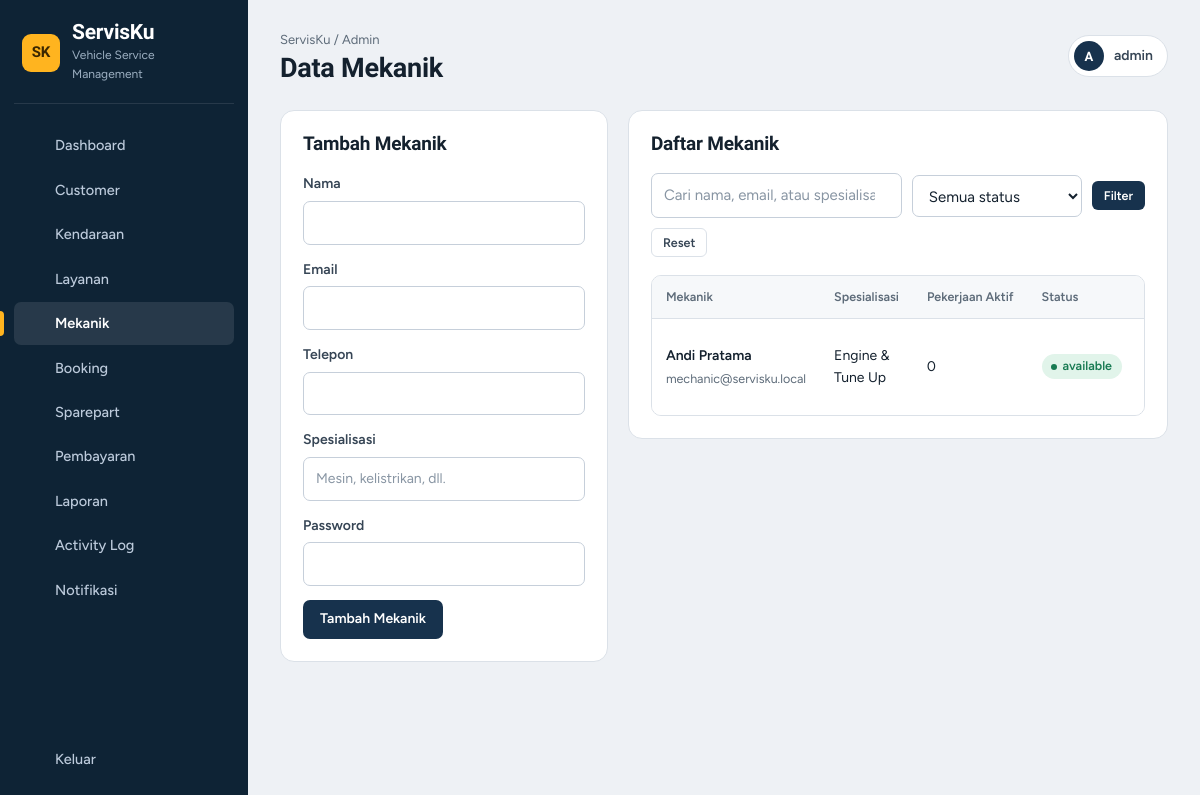
Screenshot of /admin/mechanics.php (signed in) with the database file from the repository.
### tables this page shows
CREATE TABLE mechanics (
    id INT UNSIGNED AUTO_INCREMENT PRIMARY KEY,
    user_id INT UNSIGNED NOT NULL UNIQUE,
    specialization VARCHAR(100) NULL,
    status ENUM('available', 'busy', 'inactive') NOT NULL DEFAULT 'available',
    CONSTRAINT fk_mechanics_user FOREIGN KEY (user_id) REFERENCES users(id)
        ON DELETE CASCADE ON UPDATE CASCADE,
    INDEX idx_mechanics_status (status)
);

CREATE TABLE users (
    id INT UNSIGNED AUTO_INCREMENT PRIMARY KEY,
    name VARCHAR(100) NOT NULL,
    email VARCHAR(100) NOT NULL UNIQUE,
    password VARCHAR(255) NOT NULL,
    google_id VARCHAR(255) NULL UNIQUE,
    phone VARCHAR(20) NULL,
    role ENUM('customer', 'admin', 'mechanic') NOT NULL DEFAULT 'customer',
    created_at TIMESTAMP NOT NULL DEFAULT CURRENT_TIMESTAMP
);

### admin/mechanics.php (the view, shortened to what this page needs)
<?php
require_once '../includes/role.php'; requireRole('admin'); require_once '../config/database.php'; require_once '../includes/csrf.php';
$q=trim($_GET['q']??''); $filterStatus=$_GET['status']??'';
$sql="SELECT m.id,m.specialization,m.status,u.name,u.email,u.phone,COUNT(b.id) jobs FROM mechanics m JOIN users u ON u.id=m.user_id LEFT JOIN bookings b ON b.mechanic_id=m.id AND b.status NOT IN ('waiting_payment','paid','cancelled') WHERE 1=1"; $params=[]; if($q!==''){ $sql.=" AND (u.name LIKE ? OR u.email LIKE ? OR m.specialization LIKE ?)"; $like="%$q%"; $params=[$like,$like,$like]; } if(in_array($filterStatus,['available','busy','inactive'],true)){ $sql.=" AND m.status=?"; $params[]=$filterStatus; } $sql.=" GROUP BY m.id ORDER BY u.name"; $stmt=$pdo->prepare($sql); $stmt->execute($params); $mechanics=$stmt->fetchAll();
$pageTitle='Data Mekanik'; require '../includes/admin_header.php';
?>
<div class="two-column"><section class="panel"><div class="panel-heading"><h2>Tambah Mekanik</h2></div><form method="post" class="compact-form"><input type="hidden" name="csrf_token" value="<?=htmlspecialchars(csrf_token())?>"><input type="hidden" name="action" value="add"><label>Nama<input name="name" required></label><label>Email<input type="email" name="email" required></label><label>Telepon<input name="phone"></label><label>Spesialisasi<input name="specialization" placeholder="Mesin, kelistrikan, dll."></label><label>Password<input type="password" name="password" minlength="6" required></label><button type="submit">Tambah Mekanik</button></form></section>
<section class="panel"><div class="panel-heading"><h2>Daftar Mekanik</h2></div><form method="get" class="admin-filter-form"><input type="search" name="q" value="<?= htmlspecialchars($q) ?>" placeholder="Cari nama, email, atau spesialisasi..."><select name="status"><option value="">Semua status</option></select><button class="small" type="submit">Filter</button><a class="button small secondary" href="mechanics.php">Reset</a></form><div class="table-wrap"><table class="data-table"><thead><tr><th>Mekanik</th><th>Spesialisasi</th><th>Pekerjaan Aktif</th><th>Status</th><th></th></tr></thead><tbody><?php foreach($mechanics as $m): ?><tr><td><strong><?= htmlspecialchars($m['name']) ?></strong><small><?= htmlspecialchars($m['email']) ?></small></td><td><?= htmlspecialchars($m['specialization']??'-') ?></td><td><?= $m['jobs'] ?></td><td><span class="badge badge-<?= $m['status'] ?>"><?= $m['status'] ?></span></td><td></td></tr><?php endforeach; ?></tbody></table></div></section></div>
<?php require '../includes/admin_footer.php'; ?>

### assets/css/style.css (style rules this page uses)
:root { --ink:#14212e;--ink-2:#364555;--muted:#5d6b79;--line:#dbe1e8;--line-2:#e9edf2; --bg:#eef1f5;--card:#fff;--wash:#f6f8fa; --navy:#17324d;--navy-2:#0e2335;--navy-3:#245079; --signal:#ffb41f;--signal-deep:#d98f00;--signal-ink:#3b2700;--signal-soft:#fff3d6; --success:#177a52;--success-soft:#e1f4ea; --danger:#c2362b;--danger-soft:#fde8e5; --info:#235fa5;--info-soft:#e2eefb; --teal:#0d6b66;--teal-soft:#d9f1ef; --indigo:#3b4aa8;--indigo-soft:#e6e9fb; --orange:#a8430a;--orange-soft:#fde3d3; --amber:#8a5a00;--amber-soft:#fff0cc; --grey-soft:#e8ecf1; --r-lg:14px;--r-md:10px;--r-sm:7px; --font-body:'Figtree',ui-sans-serif,system-ui,-apple-system,'Segoe UI',sans-serif; --font-display:'Bricolage Grotesque','Figtree',ui-sans-serif,system-ui,sans-serif; --sidebar-w:248px; --shadow-pop:0 18px 40px -18px rgba(14,35,53,.35); }
* { box-sizing:border-box }
html { scroll-behavior:smooth;-webkit-text-size-adjust:100% }
body { margin:0;font-family:var(--font-body);font-size:15px;background:var(--bg);color:var(--ink);line-height:1.55;-webkit-font-smoothing:antialiased }
h1,h2,h3,h4 { font-family:var(--font-display);line-height:1.15;letter-spacing:-.01em;margin:0 }
a { color:var(--navy-3);text-decoration:none }
small { font-size:12.5px }
button,.button { display:inline-flex;align-items:center;justify-content:center;gap:8px;border:1px solid transparent;border-radius:var(--r-sm);padding:10px 16px;background:var(--navy);color:#fff;font:600 14px/1.2 var(--font-body);cursor:pointer;text-decoration:none;transition:background .15s,border-color .15s,color .15s }
button.secondary,.button.secondary { background:#fff;color:var(--ink-2);border-color:var(--line) }
.small { padding:6px 11px;font-size:12.5px;border-radius:6px }
input,select,textarea { width:100%;padding:10px 12px;border:1px solid #c6cfda;border-radius:var(--r-sm);background:#fff;color:var(--ink);font:inherit;transition:border-color .15s,box-shadow .15s }
input::placeholder,textarea::placeholder { color:#8895a3 }
label { display:block;font-weight:600;font-size:14px;color:var(--ink-2);margin-bottom:16px }
label input,label select,label textarea { margin-top:6px;font-weight:400;color:var(--ink) }
.compact-form { display:grid;gap:14px }
.compact-form label,.compact-form .payment-method-box { margin:0 }
.compact-form button[type=submit] { justify-self:start }
.admin-filter-form,.report-filter-form { display:flex;flex-wrap:wrap;gap:10px;align-items:center;margin-bottom:18px }
.admin-filter-form input[type=search],.admin-filter-form input[type=text] { flex:1 1 240px;width:auto }
.admin-filter-form select,.admin-filter-form input[type=date] { width:auto;flex:0 1 170px }
.panel { background:var(--card);border:1px solid var(--line);border-radius:var(--r-lg);padding:22px;margin-bottom:20px;min-width:0 }
.panel-heading { display:flex;align-items:flex-start;justify-content:space-between;gap:14px;margin-bottom:18px }
.panel-heading h2 { font-size:19px;font-weight:700 }
.two-column { display:grid;grid-template-columns:minmax(280px,.85fr) minmax(0,1.4fr);gap:20px;align-items:start }
.two-column>.panel { margin-bottom:0 }
.table-wrap { overflow-x:auto;border:1px solid var(--line);border-radius:var(--r-md);background:#fff }
.data-table { width:100%;border-collapse:collapse;font-size:14px;font-variant-numeric:tabular-nums }
.data-table th { background:var(--wash);color:var(--muted);font-size:12.5px;font-weight:600;text-align:left;padding:11px 14px;border-bottom:1px solid var(--line);white-space:nowrap }
.data-table td { padding:13px 14px;border-bottom:1px solid var(--line-2);vertical-align:middle }
.data-table tr:last-child td { border-bottom:0 }
.data-table td small { display:block;color:var(--muted);font-size:12.5px;margin-top:2px;max-width:34ch }
.data-table td strong { font-weight:600 }
.data-table { min-width:620px }
.badge { display:inline-flex;align-items:center;gap:6px;padding:3px 10px 3px 9px;border-radius:99px;font-size:12.5px;font-weight:600;line-height:1.5;white-space:nowrap;background:var(--grey-soft);color:var(--ink-2) }
.badge::before { content:"";width:6px;height:6px;border-radius:50%;background:currentColor;flex:none }
.badge-paid,.badge-completed,.badge-active,.badge-available { background:var(--success-soft);color:var(--success) }

### rows the page displays
mechanics: user.name "Andi Pratama", user.email "mechanic@servisku.local", specialization "Engine & Tune Up", jobs "0", status "available"

### other values shown
$cfg['subtitle'] "Vehicle Service Management"
$label "Dashboard"
$label "Customer"
$label "Kendaraan"
$label "Layanan"
$label "Mekanik"
$label "Booking"
$label "Sparepart"
$label "Pembayaran"
$label "Laporan"
$label "Activity Log"
$label "Notifikasi"
$cfg['crumb'] "ServisKu / Admin"
$pageTitle "Data Mekanik"
$initial "A"
